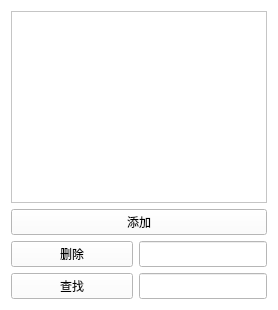
     <widget class="QWidget" name="deviceList">
      <property name="styleSheet">
       <string notr="true">background-color: rgb(255, 255, 255);</string>
      </property>
      <layout class="QGridLayout" name="gridLayout_4" rowstretch="0,0,0,0,0" columnstretch="1,0,1">
       <item row="0" column="0" colspan="3">
        <widget class="QTableView" name="devicetableView"/>
       </item>
       <item row="4" column="0">
        <widget class="QPushButton" name="searchdeviceButton">
         <property name="sizePolicy">
          <sizepolicy hsizetype="Minimum" vsizetype="Preferred">
           <horstretch>0</horstretch>
           <verstretch>0</verstretch>
          </sizepolicy>
         </property>
         <property name="text">
          <string>查找</string>
         </property>
        </widget>
       </item>
       <item row="3" column="0">
        <widget class="QPushButton" name="deletedeviceButton">
         <property name="sizePolicy">
          <sizepolicy hsizetype="Minimum" vsizetype="Preferred">
           <horstretch>0</horstretch>
           <verstretch>0</verstretch>
          </sizepolicy>
         </property>
         <property name="text">
          <string>删除</string>
         </property>
        </widget>
       </item>
       <item row="2" column="0" colspan="3">
        <widget class="QPushButton" name="adddeviceButton">
         <property name="sizePolicy">
          <sizepolicy hsizetype="Preferred" vsizetype="Preferred">
           <horstretch>0</horstretch>
           <verstretch>0</verstretch>
          </sizepolicy>
         </property>
         <property name="text">
          <string>添加</string>
         </property>
        </widget>
       </item>
       <item row="3" column="1" colspan="2">
        <widget class="QLineEdit" name="devicedelete_lineEdit">
         <property name="sizePolicy">
          <sizepolicy hsizetype="Preferred" vsizetype="Preferred">
           <horstretch>0</horstretch>
           <verstretch>0</verstretch>
          </sizepolicy>
         </property>
        </widget>
       </item>
       <item row="4" column="1" colspan="2">
        <widget class="QLineEdit" name="devicelineEdit">
         <property name="sizePolicy">
          <sizepolicy hsizetype="Minimum" vsizetype="Preferred">
           <horstretch>0</horstretch>
           <verstretch>0</verstretch>
          </sizepolicy>
         </property>
        </widget>
       </item>
      </layout>
     </widget>
